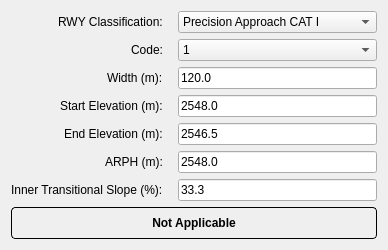
      <widget class="QWidget" name="tab_ofz">
    <layout class="QFormLayout" name="formLayout_ofz">
     <property name="fieldGrowthPolicy">
      <enum>QFormLayout::AllNonFixedFieldsGrow</enum>
     </property>
     <property name="labelAlignment">
      <set>Qt::AlignRight|Qt::AlignVCenter</set>
     </property>
     <property name="horizontalSpacing">
      <number>15</number>
     </property>
     <property name="verticalSpacing">
      <number>6</number>
     </property>
        <item row="0" column="0">
         <widget class="QLabel" name="label_rwyClassification_ofz">
          <property name="text">
           <string>RWY Classification:</string>
          </property>
         </widget>
        </item>
    <item row="0" column="1">
     <widget class="QComboBox" name="combo_rwyClassification_ofz">
      <property name="currentIndex">
       <number>2</number>
      </property>
      <item>
       <property name="text">
        <string>Non-instrument</string>
       </property>
      </item>
      <item>
       <property name="text">
        <string>Non-precision approach</string>
       </property>
      </item>
      <item>
       <property name="text">
        <string>Precision Approach CAT I</string>
       </property>
      </item>
      <item>
       <property name="text">
        <string>Precision Approach CAT II or III</string>
       </property>
      </item>
     </widget>
    </item>
        <item row="1" column="0">
         <widget class="QLabel" name="label_code_ofz">
          <property name="text">
           <string>Code:</string>
          </property>
         </widget>
        </item>
        <item row="1" column="1">
         <widget class="QComboBox" name="spin_code_ofz">
          <item>
           <property name="text">
            <string>1</string>
           </property>
          </item>
          <item>
           <property name="text">
            <string>2</string>
           </property>
          </item>
          <item>
           <property name="text">
            <string>3</string>
           </property>
          </item>
          <item>
           <property name="text">
            <string>4</string>
           </property>
          </item>
         </widget>
        </item>
        <item row="3" column="0">
         <widget class="QLabel" name="label_width_ofz">
          <property name="text">
           <string>Width (m):</string>
          </property>
         </widget>
        </item>
        <item row="3" column="1">
         <widget class="QLineEdit" name="spin_width_ofz">
          <property name="text">
           <string>120.0</string>
          </property>
         </widget>
        </item>
        <item row="4" column="0">
         <widget class="QLabel" name="label_Z0_ofz">
          <property name="text">
          <string>Start Elevation (m):</string>
          </property>
         </widget>
        </item>
        <item row="4" column="1">
         <widget class="QLineEdit" name="spin_Z0_ofz">
          <property name="text">
           <string>2548.0</string>
          </property>
         </widget>
        </item>
        <item row="5" column="0">
         <widget class="QLabel" name="label_ZE_ofz">
          <property name="text">
          <string>End Elevation (m):</string>
          </property>
         </widget>
        </item>
        <item row="5" column="1">
         <widget class="QLineEdit" name="spin_ZE_ofz">
          <property name="text">
           <string>2546.5</string>
          </property>
         </widget>
        </item>
        <item row="6" column="0">
         <widget class="QLabel" name="label_ARPH_ofz">
          <property name="text">
           <string>ARPH (m):</string>
          </property>
         </widget>
        </item>
        <item row="6" column="1">
         <widget class="QLineEdit" name="spin_ARPH_ofz">
          <property name="text">
           <string>2548.0</string>
          </property>
         </widget>
        </item>
        <item row="7" column="0">
         <widget class="QLabel" name="label_IHSlope_ofz">
          <property name="text">
           <string>Inner Transitional Slope (%):</string>
          </property>
         </widget>
        </item>
        <item row="7" column="1">
         <widget class="QLineEdit" name="spin_IHSlope_ofz">
          <property name="text">
           <string>33.3</string>
          </property>
         </widget>
        </item>
   <!-- Not Applicable notice (hidden by default) -->
   <item row="8" column="0" colspan="2">
    <widget class="QLabel" name="label_not_applicable_ofz">
     <property name="text">
      <string>Not Applicable</string>
     </property>
     <property name="alignment">
      <set>Qt::AlignCenter</set>
     </property>
     <property name="styleSheet">
      <string>QLabel { border: 1px solid; padding: 8px; font-weight: bold; border-radius: 4px; }</string>
     </property>
     <property name="visible">
      <bool>false</bool>
     </property>
    </widget>
   </item>
       </layout>
      </widget>
